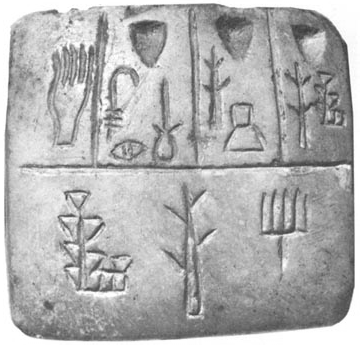
#> input picture computer_vision/images/tablet.png, 360 x 345 px
$ python 22_filter_as_templates.py
#> lines starting #> are read from the running program, lines starting #| are printed output that depends on the picture; after the words box and inside, x2 and y2 are one past the last pixel; in counts of white or black regions, pixels touching at a corner belong together
import numpy as np
import cv2
import matplotlib.pyplot as plt


tablet_img = cv2.imread('images/tablet.png', 0)
#> tablet_img is the input picture: shape (345, 360); min 57, max 255, mean 177.1
glyph = cv2.imread('images/glyph_template.png', 0)
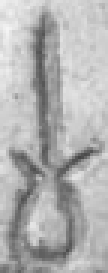
#> input picture computer_vision/images/glyph_template.png, 36 x 91 px (shown 3 times larger)
#> glyph is the input picture: shape (91, 36); min 69, max 245, mean 177.8

methods = ['cv2.TM_CCOEFF', 'cv2.TM_CCOEFF_NORMED', 'cv2.TM_CCORR',
           'cv2.TM_CCORR_NORMED', 'cv2.TM_SQDIFF', 'cv2.TM_SQDIFF_NORMED']


def find_template_2D(image, template, method):
#> called with method = 3
    rows, cols = template.shape # get the shape of the template
#> rows = 91; cols = 36
    result = cv2.matchTemplate(image, template, method)
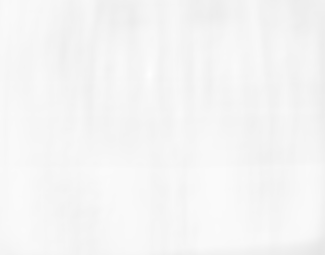
#> result: shape (255, 325) float32; min 0.9, max 1, mean 0.963
    min_val, max_val, min_loc, max_loc = cv2.minMaxLoc(result)
#> min_val = 0.9; max_val = 1; min_loc = (318, 254); max_loc = (149, 74)

    # If the method is TM_SQDIFF or TM_SQDIFF_NORMED, take minimum
    if method in [cv2.TM_SQDIFF, cv2.TM_SQDIFF_NORMED]:
        top_left = min_loc
    else:
        top_left = max_loc
#> top_left = (149, 74)
        bottom_right = (top_left[0] + cols, top_left[1] + rows)
#> bottom_right = (185, 165)

    return result, top_left, bottom_right, method

# find the template location using the function above
result, top_left, bottom_right, method = find_template_2D(
                                        tablet_img, glyph, cv2.TM_CCORR_NORMED)
#> top_left = (149, 74); bottom_right = (185, 165); method = 3

# draw a white bonding bax around the template location
cv2.rectangle(tablet_img, top_left, bottom_right, 255, 2)
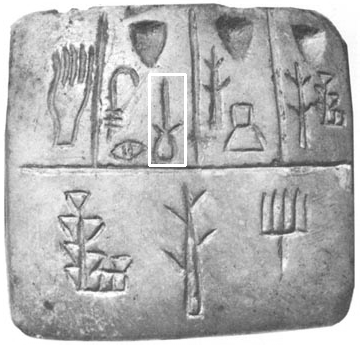
#> tablet_img: shape (345, 360); 0.61% of pixels changed, all inside (x1, y1, x2, y2) = (148, 73, 187, 167)

# plot the results using MatPlotLib
plt.figure(figsize=(10, 7))
plt.subplot(131, aspect=20), plt.imshow(glyph, cmap = 'gray')
plt.title('Template (Glyph)'), plt.xticks([]), plt.yticks([])
plt.subplot(132, aspect=1),plt.imshow(result ,cmap = 'gray')
plt.title('Matching Result'), plt.xticks([]), plt.yticks([])
plt.subplot(133, aspect=1),plt.imshow(tablet_img, cmap = 'gray')
plt.title('Detected Point'), plt.xticks([]), plt.yticks([])
plt.suptitle('OpenCV Method used: {}'.format(methods[method]), fontsize=16)

plt.show()
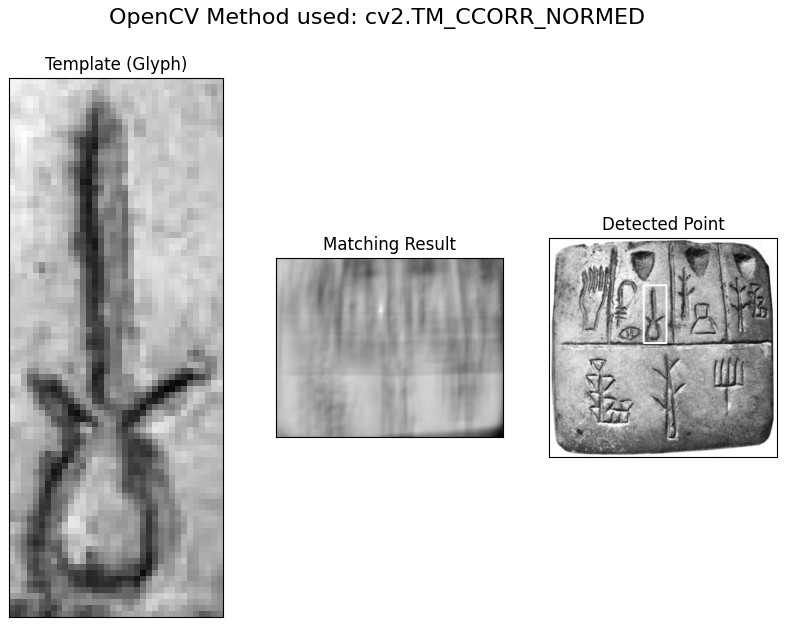
#> figure drawn by matplotlib, 3 panels
